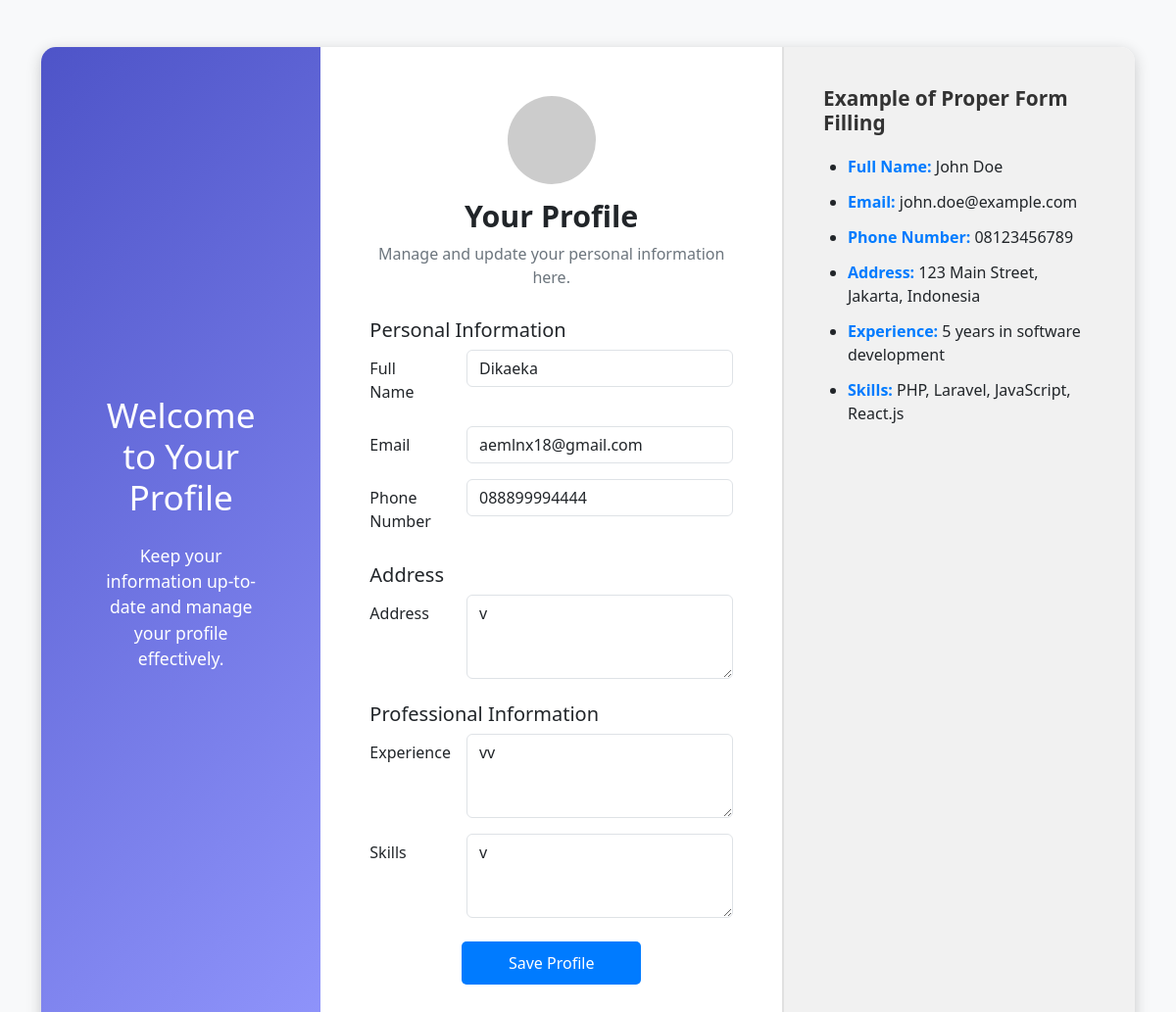
Page /pages/employee/profile.php (signed in) on the earlier database version.
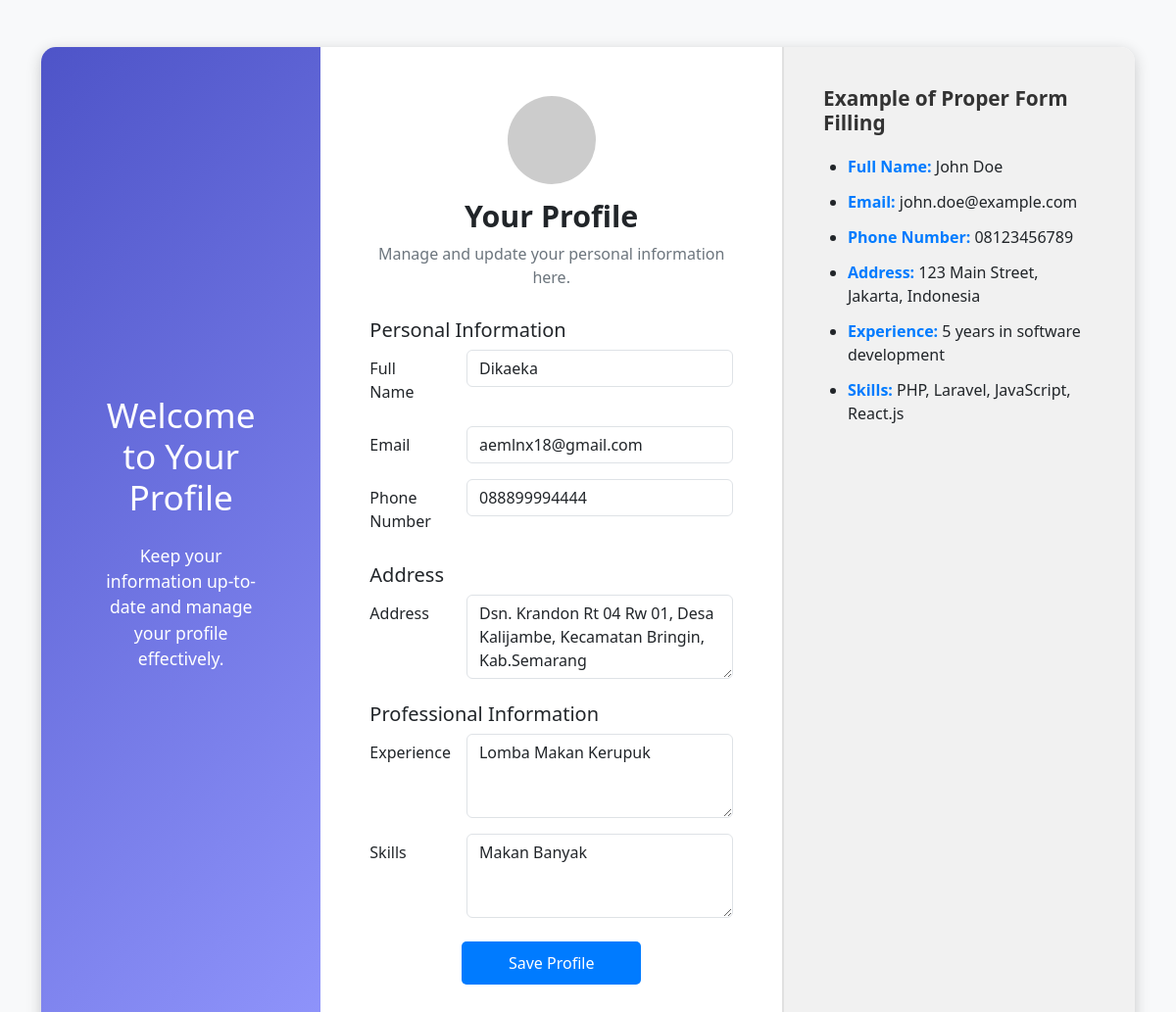
Same page on the later database version.
### tables this page shows
CREATE TABLE `tb_profiles` (
  `id` int(11) NOT NULL,
  `user_id` int(11) NOT NULL,
  `full_name` varchar(100) DEFAULT NULL,
  `email` varchar(100) DEFAULT NULL,
  `phone_number` varchar(15) DEFAULT NULL,
  `address` text DEFAULT NULL,
  `experience` text DEFAULT NULL,
  `skills` text DEFAULT NULL,
  `created_at` timestamp NOT NULL DEFAULT current_timestamp(),
  `updated_at` timestamp NOT NULL DEFAULT current_timestamp() ON UPDATE current_timestamp()
);

### pages/employee/profile.php (the view, shortened to what this page needs)
<?php
require '../../db.php';
$user_id = $_SESSION['user_id'];
$query = "SELECT * FROM tb_profiles WHERE user_id = ?";
$stmt = $conn->prepare($query);
$stmt->bind_param("i", $user_id);
$stmt->execute();
$result = $stmt->get_result();
$profile = $result->fetch_assoc();
?>
<!DOCTYPE html>
<html lang="en">
<head>
    <link href="https://cdn.jsdelivr.net/npm/bootstrap@5.3.0-alpha1/dist/css/bootstrap.min.css" rel="stylesheet">
</head>
<body>
    <div class="container py-5">
        <div class="profile-container">
            <div class="gradient-section">
                <h2>Welcome to Your Profile</h2>
                <p>Keep your information up-to-date and manage your profile effectively.</p>
            </div>
            <div class="form-section">
                <div class="form-header">
                    <img src="https://via.placeholder.com/90" alt="Profile Picture">
                    <h3>Your Profile</h3>
                    <p>Manage and update your personal information here.</p>
                </div>
                <form method="POST" action="profile_process.php">
                    <div class="mb-4">
                        <h5>Personal Information</h5>
                        <div class="mb-3 row">
                            <label for="full_name" class="col-3 col-form-label">Full Name</label>
                            <div class="col-9">
                                <input type="text" class="form-control" name="full_name" value="<?= $profile['full_name'] ?? '' ?>" required>
                            </div>
                        </div>
                        <div class="mb-3 row">
                            <label for="email" class="col-3 col-form-label">Email</label>
                            <div class="col-9">
                                <input type="email" class="form-control" name="email" value="<?= $profile['email'] ?? '' ?>" required>
                            </div>
                        </div>
                        <div class="mb-3 row">
                            <label for="phone_number" class="col-3 col-form-label">Phone Number</label>
                            <div class="col-9">
                                <input type="text" class="form-control" name="phone_number" value="<?= $profile['phone_number'] ?? '' ?>" required>
                            </div>
                        </div>
                    </div>
                    <div class="mb-4">
                        <h5>Address</h5>
                        <div class="mb-3 row">
                            <label for="address" class="col-3 col-form-label">Address</label>
                            <div class="col-9">
                                <textarea class="form-control" name="address" rows="3"><?= $profile['address'] ?? '' ?></textarea>
                            </div>
                        </div>
                    </div>
                    <div class="mb-4">
                        <h5>Professional Information</h5>
                        <div class="mb-3 row">
                            <label for="experience" class="col-3 col-form-label">Experience</label>
                            <div class="col-9">
                                <textarea class="form-control" name="experience" rows="3"><?= $profile['experience'] ?? '' ?></textarea>
                            </div>
                        </div>
                        <div class="mb-3 row">
                            <label for="skills" class="col-3 col-form-label">Skills</label>
                            <div class="col-9">
                                <textarea class="form-control" name="skills" rows="3"><?= $profile['skills'] ?? '' ?></textarea>
                            </div>
                        </div>
                    </div>
                    <div class="text-center">
                        <button type="submit" class="btn btn-primary px-5">Save Profile</button>
                    </div>
                </form>
            </div>
            <div class="right-section">
                <div class="example-section">
                    <h5>Example of Proper Form Filling</h5>
                    <ul>
                        <li><span>Full Name:</span> John Doe</li>
                        <li><span>Email:</span> john.doe@example.com</li>
                        <li><span>Phone Number:</span> 08123456789</li>
                        <li><span>Address:</span> 123 Main Street, Jakarta, Indonesia</li>
                        <li><span>Experience:</span> 5 years in software development</li>
                        <li><span>Skills:</span> PHP, Laravel, JavaScript, React.js</li>
                    </ul>
                </div>
            </div>
        </div>
    </div>
</body>
</html>

Differences in the rows shown:
changed tb_profiles "Dikaeka": address "v" → "Dsn. Krandon Rt 04 Rw 01, Desa Kalijambe, Kecamatan Bringin, Kab.Semarang"; experience "vv" → "Lomba Makan Kerupuk"; skills "v" → "Makan Banyak"
